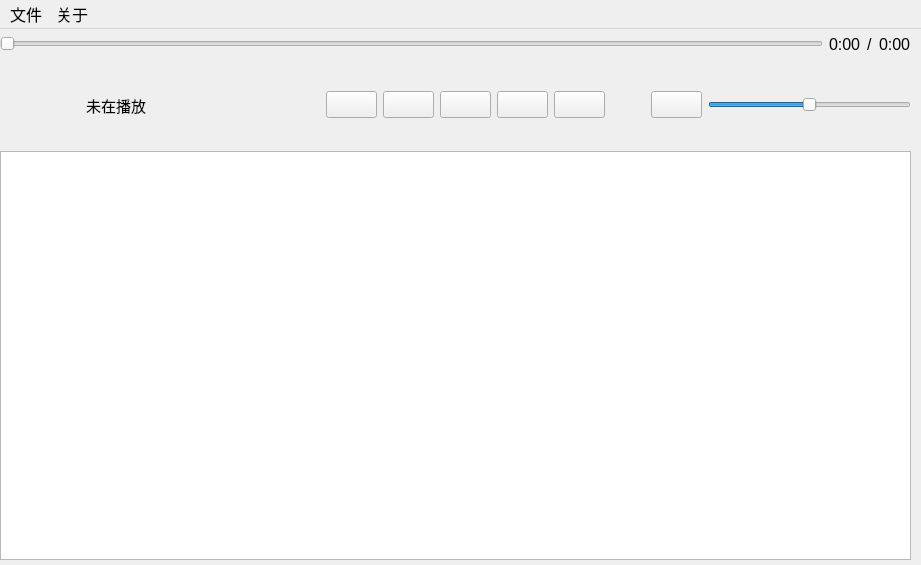
<?xml version="1.0" encoding="UTF-8"?>
<ui version="4.0">
 <class>MainWindow</class>
 <widget class="QMainWindow" name="MainWindow">
  <property name="windowModality">
   <enum>Qt::WindowModality::NonModal</enum>
  </property>
  <property name="geometry">
   <rect>
    <x>0</x>
    <y>0</y>
    <width>921</width>
    <height>565</height>
   </rect>
  </property>
  <property name="font">
   <font>
    <pointsize>12</pointsize>
   </font>
  </property>
  <property name="acceptDrops">
   <bool>true</bool>
  </property>
  <property name="windowTitle">
   <string>Whatever</string>
  </property>
  <property name="windowIcon">
   <iconset>
    <normaloff>material-symbols-music-cast-rounded.png</normaloff>material-symbols-music-cast-rounded.png</iconset>
  </property>
  <property name="toolButtonStyle">
   <enum>Qt::ToolButtonStyle::ToolButtonIconOnly</enum>
  </property>
  <property name="tabShape">
   <enum>QTabWidget::TabShape::Rounded</enum>
  </property>
  <widget class="QWidget" name="top">
   <widget class="QWidget" name="central_widget" native="true">
    <property name="geometry">
     <rect>
      <x>0</x>
      <y>0</y>
      <width>911</width>
      <height>531</height>
     </rect>
    </property>
    <layout class="QVBoxLayout" name="verticalLayout">
     <item>
      <layout class="QHBoxLayout" name="horizontalLayout">
       <item>
        <widget class="QSlider" name="music_progress">
         <property name="minimumSize">
          <size>
           <width>0</width>
           <height>30</height>
          </size>
         </property>
         <property name="baseSize">
          <size>
           <width>0</width>
           <height>0</height>
          </size>
         </property>
         <property name="toolTip">
          <string>调整播放进度</string>
         </property>
         <property name="maximum">
          <number>200</number>
         </property>
         <property name="tracking">
          <bool>true</bool>
         </property>
         <property name="orientation">
          <enum>Qt::Orientation::Horizontal</enum>
         </property>
        </widget>
       </item>
       <item>
        <widget class="QLabel" name="current_duration">
         <property name="text">
          <string>0:00</string>
         </property>
        </widget>
       </item>
       <item>
        <widget class="QLabel" name="slash">
         <property name="text">
          <string>/</string>
         </property>
        </widget>
       </item>
       <item>
        <widget class="QLabel" name="total_duration">
         <property name="text">
          <string>0:00</string>
         </property>
        </widget>
       </item>
      </layout>
     </item>
     <item>
      <layout class="QHBoxLayout" name="horizontalLayout_2">
       <item>
        <widget class="QLabel" name="album_cover">
         <property name="minimumSize">
          <size>
           <width>80</width>
           <height>80</height>
          </size>
         </property>
         <property name="maximumSize">
          <size>
           <width>80</width>
           <height>80</height>
          </size>
         </property>
         <property name="text">
          <string/>
         </property>
         <property name="pixmap">
          <pixmap resource="build/Desktop_Qt_6_9_1_MSVC2022_64bit-Debug/.qt/rcc/icons.qrc">:/assets/material-symbols-music-cast-rounded.png</pixmap>
         </property>
         <property name="scaledContents">
          <bool>true</bool>
         </property>
         <property name="alignment">
          <set>Qt::AlignmentFlag::AlignCenter</set>
         </property>
        </widget>
       </item>
       <item>
        <widget class="QLabel" name="metadata">
         <property name="sizePolicy">
          <sizepolicy hsizetype="Preferred" vsizetype="Preferred">
           <horstretch>1</horstretch>
           <verstretch>0</verstretch>
          </sizepolicy>
         </property>
         <property name="minimumSize">
          <size>
           <width>100</width>
           <height>0</height>
          </size>
         </property>
         <property name="maximumSize">
          <size>
           <width>16777215</width>
           <height>16777215</height>
          </size>
         </property>
         <property name="font">
          <font>
           <pointsize>11</pointsize>
          </font>
         </property>
         <property name="toolTip">
          <string>歌曲信息</string>
         </property>
         <property name="text">
          <string>未在播放</string>
         </property>
         <property name="wordWrap">
          <bool>true</bool>
         </property>
         <property name="margin">
          <number>5</number>
         </property>
        </widget>
       </item>
       <item>
        <spacer name="horizontalSpacer_2">
         <property name="orientation">
          <enum>Qt::Orientation::Horizontal</enum>
         </property>
         <property name="sizeType">
          <enum>QSizePolicy::Policy::Expanding</enum>
         </property>
         <property name="sizeHint" stdset="0">
          <size>
           <width>30</width>
           <height>20</height>
          </size>
         </property>
        </spacer>
       </item>
       <item>
        <layout class="QHBoxLayout" name="horizontalLayout_3">
         <property name="sizeConstraint">
          <enum>QLayout::SizeConstraint::SetFixedSize</enum>
         </property>
         <item>
          <widget class="QPushButton" name="view_toggle">
           <property name="sizePolicy">
            <sizepolicy hsizetype="Fixed" vsizetype="Fixed">
             <horstretch>0</horstretch>
             <verstretch>0</verstretch>
            </sizepolicy>
           </property>
           <property name="toolTip">
            <string>切换到歌词视图</string>
           </property>
           <property name="text">
            <string/>
           </property>
           <property name="icon">
            <iconset resource="build/Desktop_Qt_6_9_1_MSVC2022_64bit-Debug/.qt/rcc/icons.qrc">
             <normaloff>:/assets/material-symbols--lyrics-outline-rounded.png</normaloff>:/assets/material-symbols--lyrics-outline-rounded.png</iconset>
           </property>
           <property name="iconSize">
            <size>
             <width>40</width>
             <height>40</height>
            </size>
           </property>
          </widget>
         </item>
         <item>
          <widget class="QPushButton" name="previous_music">
           <property name="sizePolicy">
            <sizepolicy hsizetype="Fixed" vsizetype="Fixed">
             <horstretch>0</horstretch>
             <verstretch>0</verstretch>
            </sizepolicy>
           </property>
           <property name="toolTip">
            <string>上一曲</string>
           </property>
           <property name="text">
            <string/>
           </property>
           <property name="icon">
            <iconset resource="build/Desktop_Qt_6_9_1_MSVC2022_64bit-Debug/.qt/rcc/icons.qrc">
             <normaloff>:/assets/material-symbols--skip-previous-rounded.png</normaloff>:/assets/material-symbols--skip-previous-rounded.png</iconset>
           </property>
           <property name="iconSize">
            <size>
             <width>40</width>
             <height>40</height>
            </size>
           </property>
          </widget>
         </item>
         <item>
          <widget class="QPushButton" name="play_pause">
           <property name="enabled">
            <bool>true</bool>
           </property>
           <property name="sizePolicy">
            <sizepolicy hsizetype="Fixed" vsizetype="Fixed">
             <horstretch>0</horstretch>
             <verstretch>0</verstretch>
            </sizepolicy>
           </property>
           <property name="toolTip">
            <string>播放</string>
           </property>
           <property name="text">
            <string/>
           </property>
           <property name="icon">
            <iconset resource="build/Desktop_Qt_6_9_1_MSVC2022_64bit-Debug/.qt/rcc/icons.qrc">
             <normaloff>:/assets/material-symbols--play-arrow-rounded.png</normaloff>:/assets/material-symbols--play-arrow-rounded.png</iconset>
           </property>
           <property name="iconSize">
            <size>
             <width>60</width>
             <height>60</height>
            </size>
           </property>
          </widget>
         </item>
         <item>
          <widget class="QPushButton" name="next_music">
           <property name="sizePolicy">
            <sizepolicy hsizetype="Fixed" vsizetype="Fixed">
             <horstretch>0</horstretch>
             <verstretch>0</verstretch>
            </sizepolicy>
           </property>
           <property name="toolTip">
            <string>下一曲</string>
           </property>
           <property name="text">
            <string/>
           </property>
           <property name="icon">
            <iconset resource="build/Desktop_Qt_6_9_1_MSVC2022_64bit-Debug/.qt/rcc/icons.qrc">
             <normaloff>:/assets/material-symbols--skip-next-rounded.png</normaloff>:/assets/material-symbols--skip-next-rounded.png</iconset>
           </property>
           <property name="iconSize">
            <size>
             <width>40</width>
             <height>40</height>
            </size>
           </property>
          </widget>
         </item>
         <item>
          <widget class="QPushButton" name="play_mode">
           <property name="sizePolicy">
            <sizepolicy hsizetype="Fixed" vsizetype="Fixed">
             <horstretch>0</horstretch>
             <verstretch>0</verstretch>
            </sizepolicy>
           </property>
           <property name="toolTip">
            <string>顺序播放</string>
           </property>
           <property name="text">
            <string/>
           </property>
           <property name="icon">
            <iconset resource="build/Desktop_Qt_6_9_1_MSVC2022_64bit-Debug/.qt/rcc/icons.qrc">
             <normaloff>:/assets/material-symbols--playlist-play-rounded.png</normaloff>:/assets/material-symbols--playlist-play-rounded.png</iconset>
           </property>
           <property name="iconSize">
            <size>
             <width>40</width>
             <height>40</height>
            </size>
           </property>
          </widget>
         </item>
        </layout>
       </item>
       <item>
        <spacer name="horizontalSpacer">
         <property name="orientation">
          <enum>Qt::Orientation::Horizontal</enum>
         </property>
         <property name="sizeType">
          <enum>QSizePolicy::Policy::Expanding</enum>
         </property>
         <property name="sizeHint" stdset="0">
          <size>
           <width>40</width>
           <height>0</height>
          </size>
         </property>
        </spacer>
       </item>
       <item>
        <widget class="QPushButton" name="mute">
         <property name="sizePolicy">
          <sizepolicy hsizetype="Fixed" vsizetype="Fixed">
           <horstretch>0</horstretch>
           <verstretch>0</verstretch>
          </sizepolicy>
         </property>
         <property name="toolTip">
          <string>静音</string>
         </property>
         <property name="text">
          <string/>
         </property>
         <property name="icon">
          <iconset resource="build/Desktop_Qt_6_9_1_MSVC2022_64bit-Debug/.qt/rcc/icons.qrc">
           <normaloff>:/assets/material-symbols--volume-up-rounded.png</normaloff>:/assets/material-symbols--volume-up-rounded.png</iconset>
         </property>
         <property name="iconSize">
          <size>
           <width>20</width>
           <height>20</height>
          </size>
         </property>
        </widget>
       </item>
       <item>
        <widget class="QSlider" name="volume">
         <property name="sizePolicy">
          <sizepolicy hsizetype="Expanding" vsizetype="Fixed">
           <horstretch>1</horstretch>
           <verstretch>0</verstretch>
          </sizepolicy>
         </property>
         <property name="minimumSize">
          <size>
           <width>80</width>
           <height>0</height>
          </size>
         </property>
         <property name="maximumSize">
          <size>
           <width>16777215</width>
           <height>16777215</height>
          </size>
         </property>
         <property name="maximum">
          <number>100</number>
         </property>
         <property name="value">
          <number>50</number>
         </property>
         <property name="orientation">
          <enum>Qt::Orientation::Horizontal</enum>
         </property>
        </widget>
       </item>
      </layout>
     </item>
     <item>
      <widget class="QTableView" name="music_list"/>
     </item>
    </layout>
   </widget>
  </widget>
  <widget class="QMenuBar" name="menubar">
   <property name="geometry">
    <rect>
     <x>0</x>
     <y>0</y>
     <width>921</width>
     <height>23</height>
    </rect>
   </property>
   <property name="nativeMenuBar">
    <bool>true</bool>
   </property>
   <widget class="QMenu" name="menu_file">
    <property name="font">
     <font>
      <pointsize>11</pointsize>
     </font>
    </property>
    <property name="title">
     <string>文件</string>
    </property>
    <addaction name="action_add_file"/>
    <addaction name="action_add_folder"/>
    <addaction name="action_exit"/>
   </widget>
   <widget class="QMenu" name="menu_about">
    <property name="font">
     <font>
      <pointsize>11</pointsize>
     </font>
    </property>
    <property name="title">
     <string>关于</string>
    </property>
    <addaction name="action_about"/>
   </widget>
   <addaction name="menu_file"/>
   <addaction name="menu_about"/>
  </widget>
  <action name="action_add_file">
   <property name="text">
    <string>添加音乐文件...</string>
   </property>
   <property name="font">
    <font>
     <pointsize>11</pointsize>
    </font>
   </property>
   <property name="iconVisibleInMenu">
    <bool>false</bool>
   </property>
  </action>
  <action name="action_add_folder">
   <property name="text">
    <string>添加音乐文件夹...</string>
   </property>
   <property name="font">
    <font>
     <pointsize>11</pointsize>
    </font>
   </property>
   <property name="iconVisibleInMenu">
    <bool>false</bool>
   </property>
  </action>
  <action name="action_manage_library">
   <property name="text">
    <string>管理音乐库...</string>
   </property>
   <property name="font">
    <font>
     <pointsize>11</pointsize>
    </font>
   </property>
   <property name="iconVisibleInMenu">
    <bool>false</bool>
   </property>
  </action>
  <action name="action_settings">
   <property name="text">
    <string>设置</string>
   </property>
   <property name="font">
    <font>
     <pointsize>11</pointsize>
    </font>
   </property>
   <property name="iconVisibleInMenu">
    <bool>false</bool>
   </property>
  </action>
  <action name="action_about">
   <property name="text">
    <string>关于 Whatever 播放器...</string>
   </property>
   <property name="font">
    <font>
     <pointsize>11</pointsize>
    </font>
   </property>
   <property name="iconVisibleInMenu">
    <bool>false</bool>
   </property>
  </action>
  <action name="action_exit">
   <property name="text">
    <string>退出</string>
   </property>
   <property name="font">
    <font>
     <pointsize>11</pointsize>
    </font>
   </property>
   <property name="menuRole">
    <enum>QAction::MenuRole::TextHeuristicRole</enum>
   </property>
   <property name="iconVisibleInMenu">
    <bool>false</bool>
   </property>
  </action>
 </widget>
 <resources>
  <include location="build/Desktop_Qt_6_9_1_MSVC2022_64bit-Debug/.qt/rcc/icons.qrc"/>
 </resources>
 <connections/>
</ui>
